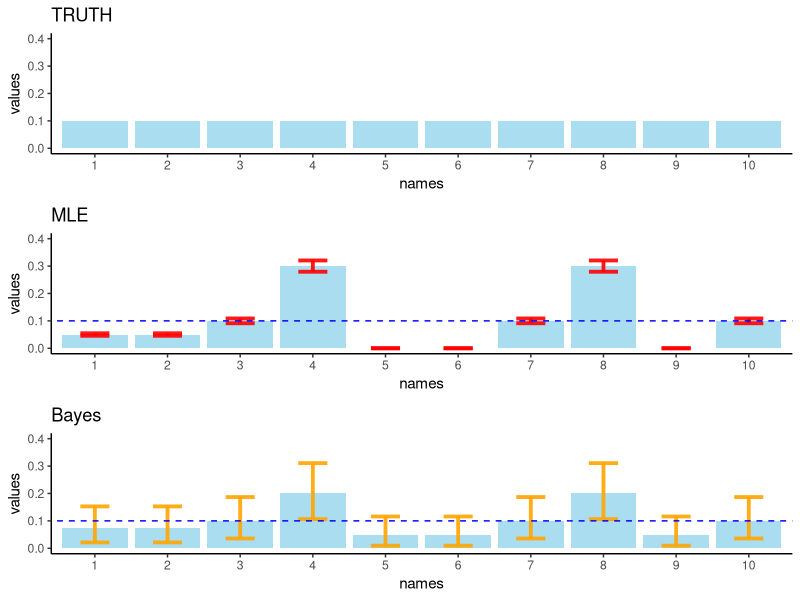
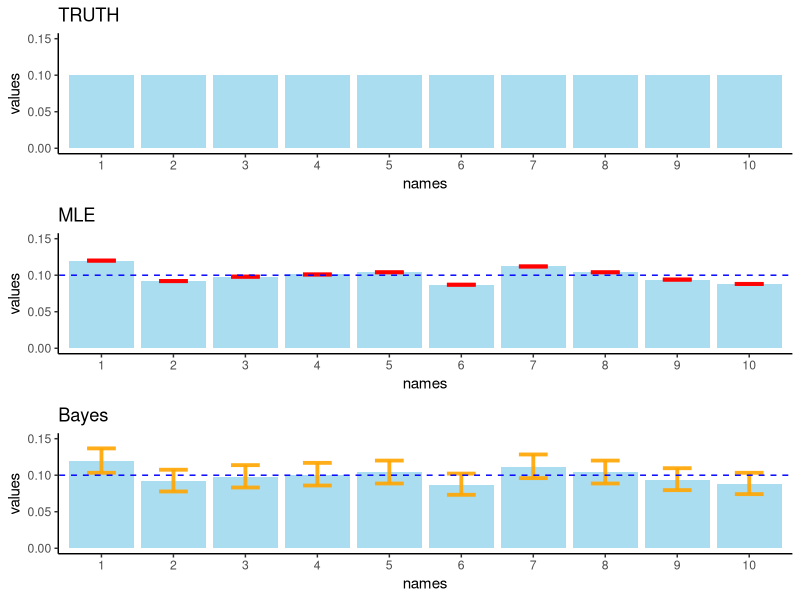

Write R code to recreate these figures, in order.
library(ggplot2)
library(gridExtra)

#A. Dirichlet-categorical model (one sample)
#simulate data for n = 20 subjects
set.seed(1234)
m = 10 #number of categories
n = 20 #number of data points
truth = data.frame( names = factor(1:m), 
                    values = rep(1/m,m)) #true frequencies
y = sample( m, n, replace = TRUE, prob = truth$values) #data from a uniform distribution

#set Dirichlet prior 
alpha = rep(2,m) #Dirichlet-prior parameter 
alpha0 = sum(alpha)

#summary statistics: frequencies / MLE estimate
obs_freq = as.vector(table(factor(y, levels = 1:m)))
c = data.frame(names = factor(1:m), 
               values = obs_freq / n,
               sd = obs_freq/n*(1 - obs_freq/n) / n)

#Bayesian posterior summaries 
alpha_n = obs_freq+alpha #posterior parameter
alpha0_n = sum(alpha_n) #=alpha0+n
Bayes = data.frame(names=factor(1:m), 
          postparam = alpha_n,
          values = alpha_n / alpha0_n)

#plot results 
#par(mfrow=c(3,1)) 
truth_plot = ggplot(truth) +
  geom_bar( aes(x=names, y=values), stat="identity", fill="skyblue", alpha=0.7 ) +
  ylim(0, 0.4) + theme_classic()+ ggtitle("TRUTH")

MLE_plot = ggplot(c) +
  geom_bar( aes(x=names, y=values), stat="identity", fill="skyblue", alpha=0.7 ) +
  ylim(0, 0.4) +
  geom_errorbar( aes(x=names, ymin=pmax(rep(0,m),values-1.96*sd), ymax=values+1.96*sd), width=0.4, 
                 colour="red", alpha=0.9, linewidth=1.3) + theme_classic()+ ggtitle("MLE")+
  geom_abline(slope=0, intercept=0.1,  col = "blue",lty=2)

Bay_plot = ggplot(Bayes) +
  geom_bar( aes(x=names, y=values), stat="identity", fill="skyblue", alpha=0.7 ) +
  ylim(0, 0.4) +
  geom_errorbar( aes(x=names, ymin=qbeta(0.05,postparam,sum(postparam)-postparam),
                     ymax=qbeta(0.95,postparam,sum(postparam)-postparam)), width=0.4, 
                 colour="orange", alpha=0.9, linewidth=1.3) + theme_classic()+ ggtitle("Bayes")+
  geom_abline(slope=0, intercept=0.1,  col = "blue",lty=2)


grid.arrange(truth_plot, MLE_plot, Bay_plot)


#simulate data for n = 1000 subjects
set.seed(1234)
m = 10 #number of categories
n = 1000 #number of data points
truth = data.frame( names = factor(1:m), 
                    values = rep(1/m,m)) #true frequencies
y = sample( m, n, replace = TRUE, prob = truth$values) #data from a uniform distribution

#set Dirichlet prior 
alpha = rep(2,m) #Dirichlet-prior parameter 
alpha0 = sum(alpha)

#summary statistics: frequencies / MLE estimate
obs_freq = as.vector(table(factor(y, levels = 1:m)))
c = data.frame(names = factor(1:m), 
               values = obs_freq / n,
               sd = obs_freq/n*(1 - obs_freq/n) / n)

#Bayesian posterior summaries 
alpha_n = obs_freq+alpha #posterior parameter
alpha0_n = sum(alpha_n) #=alpha0+n
Bayes = data.frame(names=factor(1:m), 
                   postparam = alpha_n,
                   values = alpha_n / alpha0_n)

#plot results 
#par(mfrow=c(3,1)) 
truth_plot = ggplot(truth) +
  geom_bar( aes(x=names, y=values), stat="identity", fill="skyblue", alpha=0.7 ) +
  ylim(0, 0.15) + theme_classic()+ ggtitle("TRUTH")

MLE_plot = ggplot(c) +
  geom_bar( aes(x=names, y=values), stat="identity", fill="skyblue", alpha=0.7 ) +
  ylim(0, 0.15) +
  geom_errorbar( aes(x=names, ymin=pmax(rep(0,m),values-1.96*sd), ymax=values+1.96*sd), width=0.4, 
                 colour="red", alpha=0.9, linewidth=1.3) + theme_classic()+ ggtitle("MLE")+
  geom_abline(slope=0, intercept=0.1,  col = "blue",lty=2)

Bay_plot = ggplot(Bayes) +
  geom_bar( aes(x=names, y=values), stat="identity", fill="skyblue", alpha=0.7 ) +
  ylim(0, 0.15) +
  geom_errorbar( aes(x=names, ymin=qbeta(0.05,postparam,sum(postparam)-postparam),
                     ymax=qbeta(0.95,postparam,sum(postparam)-postparam)), width=0.4, 
                 colour="orange", alpha=0.9, linewidth=1.3) + theme_classic()+ ggtitle("Bayes")+
  geom_abline(slope=0, intercept=0.1,  col = "blue",lty=2)


grid.arrange(truth_plot, MLE_plot, Bay_plot)
